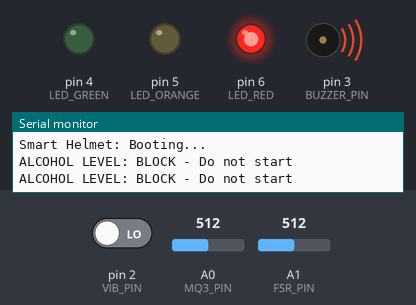
Simulated run of this sketch. Board: Arduino Uno, built with avr-gcc and run on an emulated ATmega328P. Shown: output pins drawn as LEDs (lit = HIGH), buzzer (waves = sounding), the last lines printed to the serial monitor. The inputs (shaded band) are chosen by the test bench; at power-on: A0 (MQ3_PIN) = 512, A1 (FSR_PIN) = 512, pin 2 (VIB_PIN) LOW.

Above: at 1.8 s.
1.9 s: A0 (MQ3_PIN) set to 413
3.4 s: A0 (MQ3_PIN) set to 388
At 4.7 s:
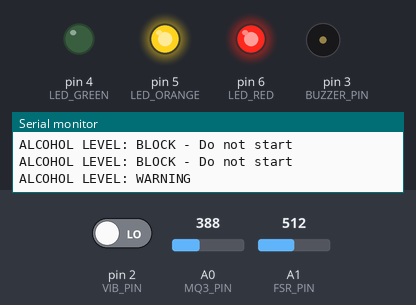
5.5 s: A0 (MQ3_PIN) set to 216
7.2 s: A0 (MQ3_PIN) set to 183
At 9.0 s:
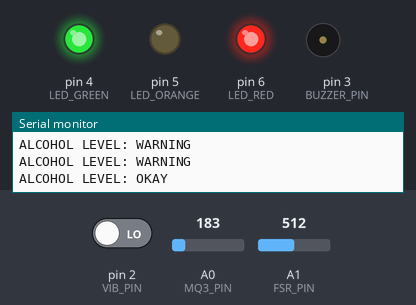
9.5 s: A1 (FSR_PIN) set to 691
11.0 s: A1 (FSR_PIN) set to 713
Timing chart, 0 to 14.0 s (numbered marks = the images above; inputs shaded):
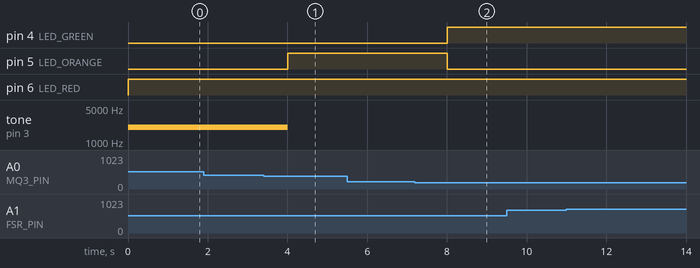

Measured:
- the behaviour switches between 400 and 399 on A0 (MQ3_PIN) (found by bisection; images 0 and 1)
- the behaviour switches between 200 and 199 on A0 (MQ3_PIN) (found by bisection; images 1 and 2)
- after the input at 3.4 s, pin 5 (LED_ORANGE): LOW → HIGH after 0.60 s; tone on pin 3 (BUZZER_PIN): 2000 Hz → silent after 0.60 s
- after the input at 7.2 s, pin 4 (LED_GREEN): LOW → HIGH after 0.80 s; pin 5 (LED_ORANGE): HIGH → LOW after 0.80 s

The sketch:

firmware_example.ino
```cpp
/*
Smart Helmet - example skeleton (firmware_example.ino)
This is a minimal template. Calibrate thresholds and expand modules.
*/
#include <SoftwareSerial.h>

#define MQ3_PIN A0
#define FSR_PIN A1
#define VIB_PIN 2
#define BUZZER_PIN 3
#define LED_GREEN 4
#define LED_ORANGE 5
#define LED_RED 6

SoftwareSerial gpsSerial(10, 11); // RX, TX
SoftwareSerial gsmSerial(8, 9);

const int ALCOHOL_THRESHOLD_BLOCK = 400; // calibrate
const int ALCOHOL_THRESHOLD_WARN = 200; // calibrate
const int FSR_ACCIDENT_THRESHOLD = 700; // calibrate (0-1023)

void setup() {
  Serial.begin(9600);
  gpsSerial.begin(9600);
  gsmSerial.begin(9600);

  pinMode(VIB_PIN, INPUT);
  pinMode(BUZZER_PIN, OUTPUT);
  pinMode(LED_GREEN, OUTPUT);
  pinMode(LED_ORANGE, OUTPUT);
  pinMode(LED_RED, OUTPUT);

  Serial.println("Smart Helmet: Booting...");
}

void loop() {
  int alcohol = analogRead(MQ3_PIN);
  int fsr = analogRead(FSR_PIN);
  int vib = digitalRead(VIB_PIN);

  // Alcohol logic
  if (alcohol >= ALCOHOL_THRESHOLD_BLOCK) {
    // Block start
    digitalWrite(LED_RED, HIGH);
    digitalWrite(LED_ORANGE, LOW);
    digitalWrite(LED_GREEN, LOW);
    tone(BUZZER_PIN, 2000);
    Serial.println("ALCOHOL LEVEL: BLOCK - Do not start");
  } else if (alcohol >= ALCOHOL_THRESHOLD_WARN) {
    digitalWrite(LED_ORANGE, HIGH);
    digitalWrite(LED_GREEN, LOW);
    noTone(BUZZER_PIN);
    Serial.println("ALCOHOL LEVEL: WARNING");
  } else {
    digitalWrite(LED_GREEN, HIGH);
    digitalWrite(LED_ORANGE, LOW);
    noTone(BUZZER_PIN);
    Serial.println("ALCOHOL LEVEL: OKAY");
  }

  // Accident detection
  if (fsr >= FSR_ACCIDENT_THRESHOLD || vib == HIGH) {
    Serial.println("ACCIDENT DETECTED - Triggering emergency flow");
    // Obtain GPS + send SMS via GSM - implement in final firmware
  }

  delay(1000);
}
```
